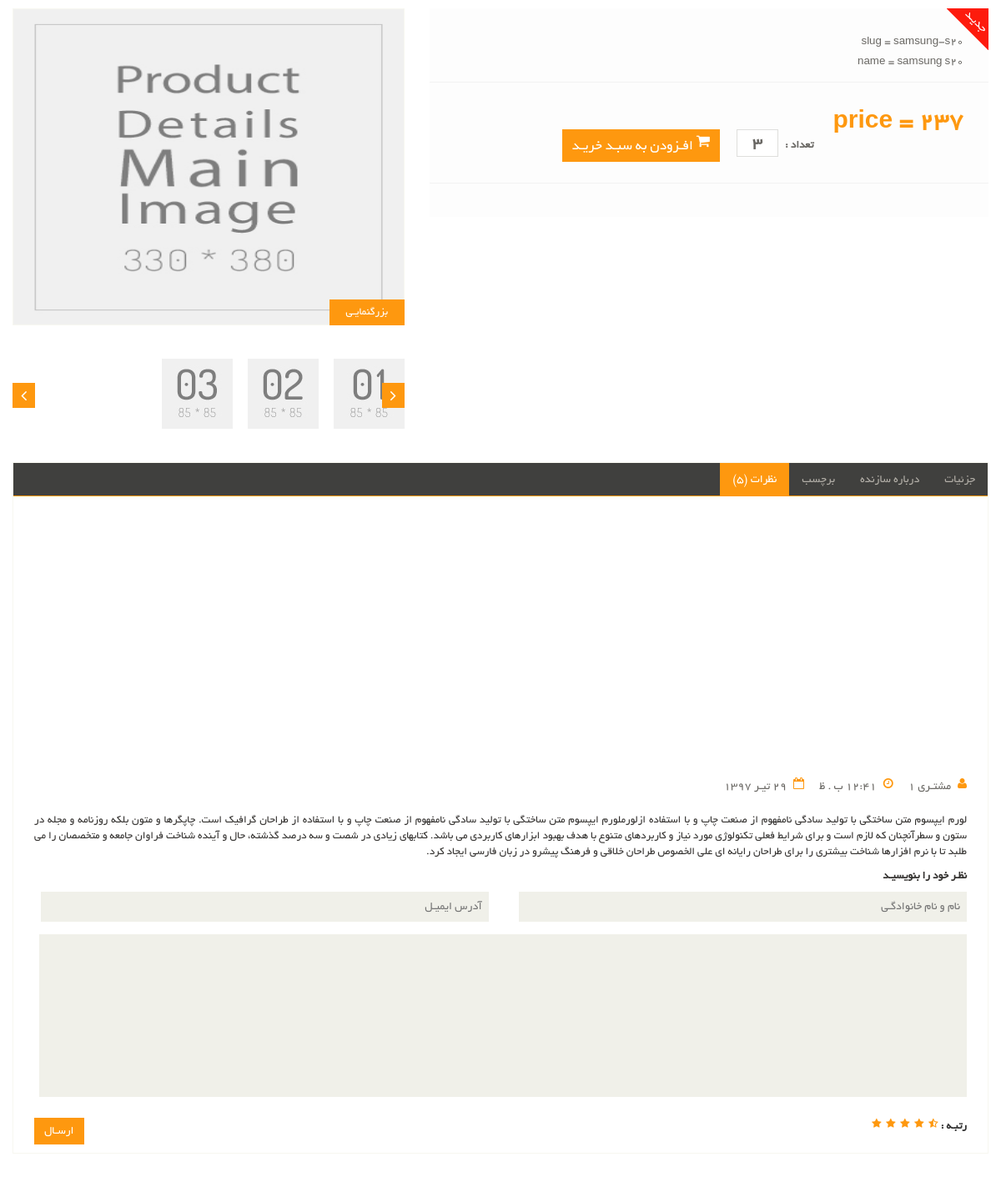
/samsung-s20, run on the app's committed database.
### products/models.py (models this page shows, shortened)
class products(models.Model):
    brand = models.ForeignKey(product_brand, on_delete=models.CASCADE,verbose_name="brand_name_product",null=True)
    title = models.CharField(max_length=30,verbose_name= 'title')
    price = models.IntegerField(verbose_name="price")
    description = models.TextField(verbose_name="main_description",db_index=True,)
    short_description = models.CharField(max_length=390,null=True,db_index=True,verbose_name ='short-description')
    is_active = models.BooleanField(default=False,verbose_name="is_active/not_active")
    slug = models.SlugField(max_length=300,editable=True,blank=True,default="",null=False,db_index=True,unique=True)
    category = models.ManyToManyField(product_category,related_name="product_category",verbose_name="categories")
    is_deleted = models.BooleanField(verbose_name="deleted/undeleted")

### products/views.py (the view)
# urls.py: path('<slug:prod_slug>',views.product_detail , name= 'prod_detail'),
def product_detail(request,prod_slug):
    from django.shortcuts import get_object_or_404
    pr_slug = get_object_or_404(products,slug=prod_slug)
    detail_dict = {
        'a_product':pr_slug,
    }
    return render(request,'products/item_detail.html',detail_dict)

### products/templates/products/item_detail.html (shortened to what this page needs)
{% extends '_layout.html' %}
{%block all_content%}
<div class="product-details">
    <div class="col-sm-5">
        <div class="view-product">
            <img src="static/images/product-details/1.jpg" alt="">
            <h3>بزرگنمایـی</h3>
        </div>
        <div id="similar-product" class="carousel slide" data-ride="carousel">
                <div class="carousel-inner">
                    <div class="item active">
                      <a href=""><img src="static/images/product-details/similar1.jpg" alt=""></a>
                      <a href=""><img src="static/images/product-details/similar2.jpg" alt=""></a>
                      <a href=""><img src="static/images/product-details/similar3.jpg" alt=""></a>
                    </div>
                </div>
              <a class="right item-control" href="#similar-product" data-slide="next">
                <i class="fa fa-angle-right"></i>
              </a>
              <a class="left item-control" href="#similar-product" data-slide="prev">
                <i class="fa fa-angle-left"></i>
              </a>
        </div>
    </div>
    <div class="col-sm-7">
        <div class="product-information">
            <img src="static/images/product-details/new.png" class="newarrival" alt="">
            <div>
                <p> slug = {{a_product.slug}} </p>
                <p> name = {{a_product.title}}</p>
            </div>
            <div>
                <span>
                    <span>price = {{a_product.price}} </span>
                </span>
                <span>
                    <label>تعداد :</label>
                    <input type="text" value="3" class="search_box">
                    <button type="button" class="btn btn-fefault cart">
                        <i class="fa fa-shopping-cart"></i>
                        افـزودن به سبـد خریـد
                    </button>
                </span>
            </div>
        </div>
    </div>
</div>
<div class="category-tab shop-details-tab">
    <div class="col-sm-12">
        <ul class="nav nav-tabs">
            <li><a href="#details" data-toggle="tab">جزئیات</a></li>
            <li><a href="#companyprofile" data-toggle="tab">درباره سازنده</a></li>
            <li><a href="#tag" data-toggle="tab">برچسب</a></li>
            <li class="active"><a href="#reviews" data-toggle="tab">نظرات (5)</a></li>
        </ul>
    </div>
        <div class="tab-pane fade active in" id="reviews">
            <div class="col-sm-12">
                <ul>
                    <li><a href=""><i class="fa fa-user"></i>مشتـری 1</a></li>
                    <li><a href=""><i class="fa fa-clock-o"></i>12:41 ب . ظ</a></li>
                    <li><a href=""><i class="fa fa-calendar-o"></i>29 تیـر 1397</a></li>
                </ul>
                <p>لورم ایپسوم متن ساختگی با تولید سادگی نامفهوم از صنعت چاپ و با استفاده ازلورملورم ایپسوم متن ساختگی با تولید سادگی نامفهوم از صنعت چاپ و با استفاده از طراحان گرافیک است. چاپگرها و متون بلکه روزنامه و مجله در ستون و سطرآنچنان که لازم است و برای شرایط فعلی تکنولوژی مورد نیاز و کاربردهای متنوع با هدف بهبود ابزارهای کاربردی می باشد. کتابهای زیادی در شصت و سه درصد گذشته، حال و آینده شناخت فراوان جامعه و متخصصان را می طلبد تا با نرم افزارها شناخت بیشتری را برای طراحان رایانه ای علی الخصوص طراحان خلاقی و فرهنگ پیشرو در زبان فارسی ایجاد کرد.</p>
                <p><b>نظـر خود را بنویسیـد</b></p>
                <form action="#">
                    <span>
                        <input type="text" placeholder="نام و نام خانوادگـی">
                        <input type="email" placeholder="آدرس ایمیـل">
                    </span>
                    <textarea name=""></textarea>
                    <b>رتبـه : </b> <img src="static/images/product-details/rating.png" alt="">
                    <button type="button" class="btn btn-default pull-left">
                        ارسـال
                    </button>
                </form>
            </div>
        </div>
    </div>
{%endblock%}

### data on the page
products: slug "samsung-s20", title "samsung s20", price "237"
